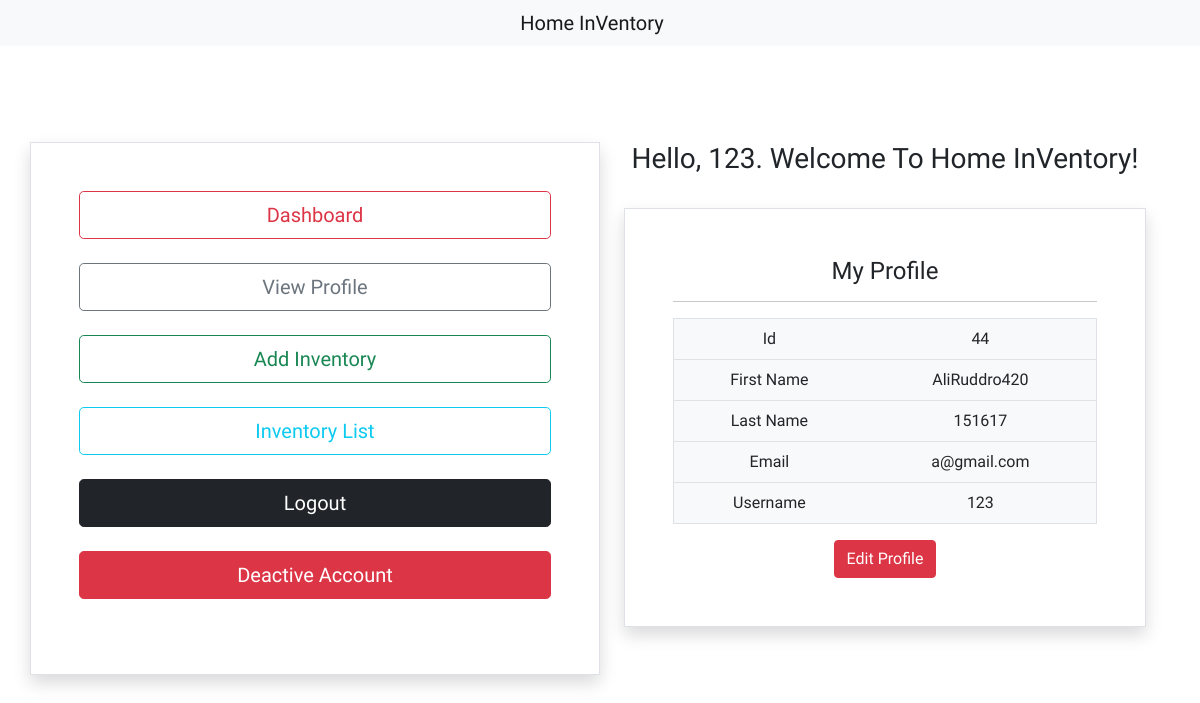
Screenshot of /user.php?page=profile.php (signed in) with the database file from the repository.
### tables this page shows
CREATE TABLE `user_information_for_shop` (
  `id` int(255) NOT NULL,
  `first_name` varchar(255) DEFAULT NULL,
  `last_name` varchar(255) DEFAULT NULL,
  `user_name` varchar(255) DEFAULT NULL,
  `email_address` varchar(255) DEFAULT NULL,
  `password` varchar(100) DEFAULT NULL,
  `status` varchar(255) NOT NULL DEFAULT '1'
);

### profile.php (the view, shortened to what this page needs)
<?php
$link = mysqli_connect("localhost", "root", "", "register_details");
$session_user = $_SESSION['user_page'];
$user_data = mysqli_query($link, "SELECT * FROM `user_information_for_shop` WHERE `user_name` = '$session_user';");
$user_row = mysqli_fetch_row($user_data);
?>
<!DOCTYPE html>
<html lang="en">
<head>
    <link href="https://cdn.jsdelivr.net/npm/bootstrap@5.1.3/dist/css/bootstrap.min.css" rel="stylesheet">
</head>
<body>
<div class="container">
    <div class="row mb-5">
        <div class="col border shadow p-5">
        <table class="table">
<tbody class="border bg-light p-5">
    <h4>My Profile</h4> <hr>
  <tr>
    <td>Id</td>
    <td><?= $user_row['0']?></td>
  </tr>
  <tr>
    <td>First Name</td>
    <td><?= $user_row['1']?></td>
  </tr>
  <tr>
    <td>Last Name</td>
    <td><?= $user_row['2']?></td>
  </tr>
  <tr>
    <td>Email</td>
    <td><?= $user_row['4']?></td>
  </tr>
  <tr>
    <td>Username</td>
    <td><?= $user_row['3']?></td>
  </tr>
</tbody>
</table>
<?php
$link = mysqli_connect("localhost", "root", "", "register_details");
$session_user = $_SESSION['user_page'];
$user_data = mysqli_query($link, "SELECT * FROM `user_information_for_shop` WHERE `user_name` = '$session_user';");
$user_row = mysqli_fetch_row($user_data);
?>
<a  class="btn btn-danger" href="updateuser.php?<?= base64_encode($user_row['0'])?>">Edit Profile</a>
        </div>
    </div>
</div>
</body>
</html>

### user.php (shortened to what this page needs)
<!DOCTYPE html>
<html lang="en">
<head>
    <link href="https://cdn.jsdelivr.net/npm/bootstrap@5.1.3/dist/css/bootstrap.min.css" rel="stylesheet">
</head>
<body>
<nav class="navbar-light bg-light ps-5 p-2 pe-5 text-center">
            <div class="container">
              <a class="navbar-brand text-center p-4" href="user.php">Home InVentory</a>
</nav>
<div class="container">
    <div class="row mt-5 mb-5">
        <div class="col-lg-6 col-md-4 col-sm-12 text-center mt-md-5 mb-5 border shadow p-5">
        <table class="table">
<tbody class="border bg-light p-5">
<div>
<a style="display:block;" type="submit" class="btn btn-outline-danger btn-lg btn-block" href="user.php?page=dashboard.php">Dashboard</a>
</div>
  <br>
  <div>
<a style="display:block;" type="submit" class="btn btn-outline-secondary me-auto btn-lg" href="user.php?page=profile.php">View Profile</a>
</div>
<br>
  <div>
  <a style="display:block;" type="submit" class="btn btn-outline-success me-auto btn-lg" href="user.php?page=addinventory.php">Add Inventory</a>
  </div>
  <br>
<div>
<a style="display:block;" type="submit" class="btn btn-outline-info me-auto btn-lg" href="user.php?page=alllist.php">Inventory List</a>
</div>
<br>
<div>
<a style="display:block;" class="btn btn-dark btn-lg ml-auto" href="logout.php">Logout</a>
</div>
<br>
<div>
<a style="display:block;" class="btn btn-danger btn-lg ml-auto" href="deactive_user.php">Deactive Account</a>
</div>
</tbody>
</table>
<?php
$link = mysqli_connect("localhost", "root", "", "register_details");
$session_user = $_SESSION['user_page'];
$user_data = mysqli_query($link, "SELECT * FROM `user_information_for_shop` WHERE `user_name` = '$session_user';");
$user_row = mysqli_fetch_row($user_data);
?>
        </div>
        <div class="col-lg-6 col-md-8 col-sm-12 text-center mt-5 mb-5">
        <h3 class="text-center">Hello, <?= $user_row['3']?>. Welcome To Home InVentory!</h3> <br>
            <?php
            if(isset($_GET['page'])){
              $page = $_GET['page'];
            }
            else $page = "user.php";
          if(file_exists($page)){
            require_once $page;
          }
            ?>
        </div>
    </div>
</div>
</body>
</html>

### user.php (style rules this page uses)
body { font-family: 'PT Sans Narrow', sans-serif; }

### profile.php (style rules this page uses)
body { font-family: 'PT Sans Narrow', sans-serif; }

### rows the page displays
user_information_for_shop: user_name "123", id "44", first_name "AliRuddro420", last_name "151617", email_address "a@gmail.com"
